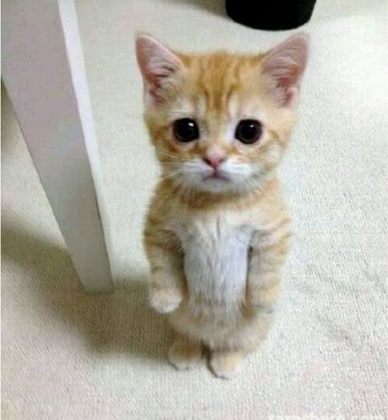
%> input picture cat.jpg, 388 x 420 px, shrunk from 501 x 542 before the run
$ octave find-vertical-seam.m   (GNU Octave 9; MATLAB toolbox functions it lacks are replaced by stand-ins)
%> lines starting %> are read from the running program, lines starting %| are printed output that depends on the picture
% Step 1: Read the Image
I = imread('cat.jpg');
%> I is the input picture: size 420x388x3 uint8; mean R, G, B 182.4, 178.2, 167.6
I_gray = rgb2gray(I);
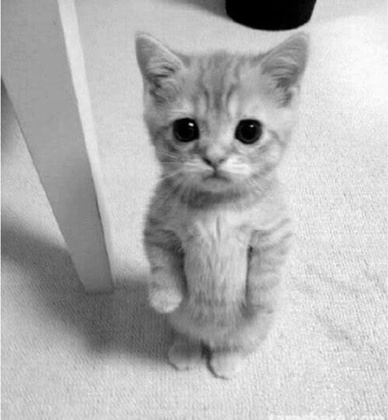
%> I_gray: size 420x388 uint8; min 0, max 254, mean 178.3

% Step 3: Add Noise to the Image
noise_density = 0.1;
I_noisy = imnoise(I_gray, 'salt & pepper', noise_density);
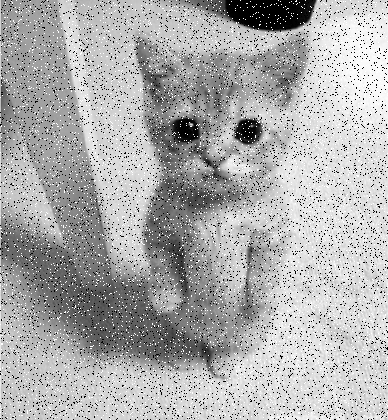
%> I_noisy: size 420x388 uint8; min 0, max 255, mean 173.1
I_gray = I_noisy;

% Step 2: Compute Edges
dx = [1, 0, -1];
dy = [1; 0; -1];

Gx = imfilter(double(I_gray), dx, 'replicate');
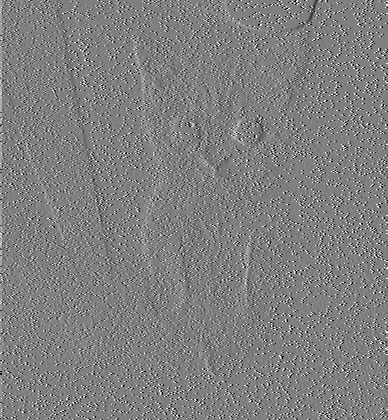
%> Gx: size 420x388 double; min -255, max 255, mean -0.1; drawn with min black and max white
Gy = imfilter(double(I_gray), dy, 'replicate');
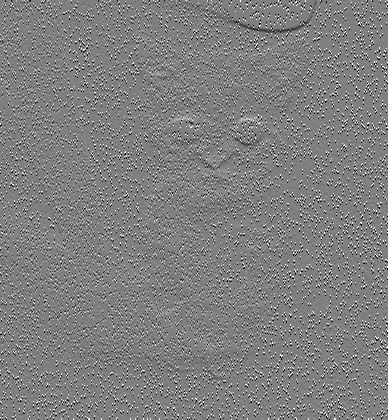
%> Gy: size 420x388 double; min -255, max 255, mean -0.3; drawn with min black and max white


% Step 3: Calculate Energy using L1 Norm
energy_map = abs(Gx) + abs(Gy);

% Step 4: Normalize Energy Map for Display
energy_map = mat2gray(energy_map);

% Step 5: Initialize Cumulative Energy Table
[rows, cols] = size(energy_map);
%> rows = 420; cols = 388
cumulative_energy = zeros(rows, cols);
cumulative_energy(1, :) = energy_map(1, :);


% Step 4: Compute Cumulative Energy
for r = 2:rows
    for c = 1:cols
        % Handle boundary conditions
        left = max(c - 1, 1);
        right = min(c + 1, cols);

        % Find the minimum energy path to the current pixel
        cumulative_energy(r, c) = energy_map(r, c) + ...
            min(cumulative_energy(r-1, left:right));
    end
end
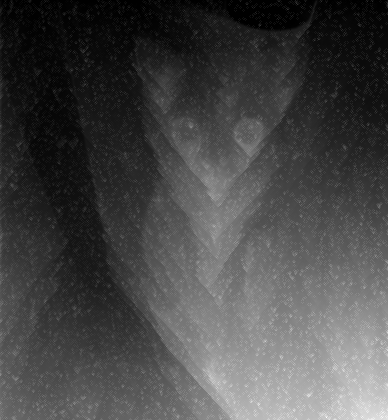
%> cumulative_energy: size 420x388 double; min 0, max 7.39, mean 2.08; drawn with min black and max white

% Step 5: Backtrack to Find Optimal Seam
% Start from the last row, find the minimum energy
[~, min_col] = min(cumulative_energy(end, :));
%> min_col = 60
seam = zeros(rows, 1);
seam(rows) = min_col;

for r = rows-1:-1:1
    c = seam(r+1);
    left = max(c - 1, 1);
    right = min(c + 1, cols);
    [~, idx] = min(cumulative_energy(r, left:right));
    seam(r) = left + idx - 1; % Adjust index
end
%> this loop made 419 passes
%> (c, left, right, idx) on passes 1 to 3: (60, 59, 61, 2), (60, 59, 61, 2), (60, 59, 61, 2)
%> after the loop, seam = 420 values, max 101 at index 306, min 33 at index 12, mean 64.46


% Step 8: Visualize the Seam
output_image = cat(3, energy_map, energy_map, energy_map);
for r = 1:rows
    % Mark the seam in red
    output_image(r, seam(r), 1) = 255; % Red channel
    output_image(r, seam(r), 2) = 255; % Green channel
    output_image(r, seam(r), 3) = 0;   % Blue channel
end
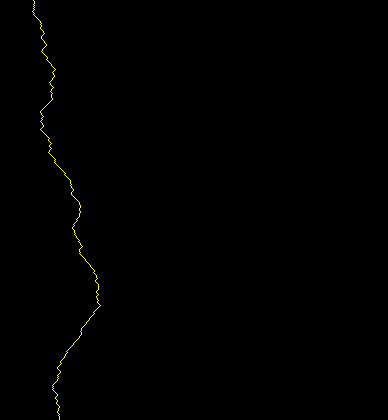
%> output_image: size 420x388x3 double; mean R, G, B 0.8, 0.8, 0.1

figure;
imagesc(energy_map);
colormap(jet);
colorbar;
title('Energy Map');
axis image;

% Step 9: Display Results
figure;
subplot(1, 2, 1);
imshow(I_noisy);
title('Noisy Image');

subplot(1, 2, 2);
imshow(output_image);
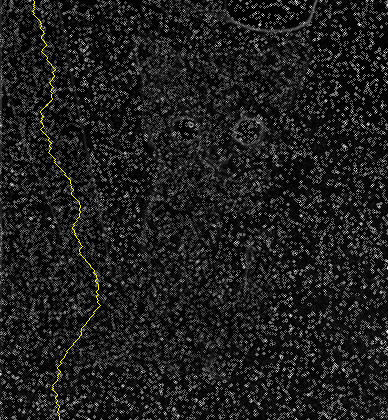
%> displayed picture: size 420x388x3, on the screen's scale of 0 to 255; mean R, G, B 31, 31, 30.4
title('Optimal Vertical Seam');
